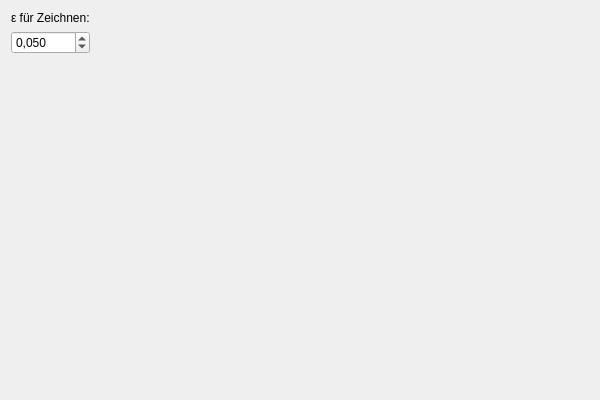
<?xml version="1.0" encoding="UTF-8"?>
<ui version="4.0">
 <class>MainWindow</class>
 <widget class="QMainWindow" name="MainWindow">
  <property name="geometry">
   <rect>
    <x>0</x>
    <y>0</y>
    <width>600</width>
    <height>400</height>
   </rect>
  </property>
  <property name="windowTitle">
   <string>MainWindow</string>
  </property>
  <property name="locale">
   <locale language="German" country="Germany"/>
  </property>
  <widget class="QWidget" name="centralWidget">
   <layout class="QHBoxLayout" name="horizontalLayout_2">
    <item>
     <layout class="QVBoxLayout" name="verticalLayout">
      <item>
       <widget class="QLabel" name="label">
        <property name="text">
         <string>ε für Zeichnen:</string>
        </property>
       </widget>
      </item>
      <item>
       <widget class="QDoubleSpinBox" name="doubleSpinBox_epsilon_draw">
        <property name="decimals">
         <number>3</number>
        </property>
        <property name="minimum">
         <double>0.001000000000000</double>
        </property>
        <property name="maximum">
         <double>1.000000000000000</double>
        </property>
        <property name="singleStep">
         <double>0.010000000000000</double>
        </property>
        <property name="value">
         <double>0.050000000000000</double>
        </property>
       </widget>
      </item>
      <item>
       <spacer name="verticalSpacer">
        <property name="orientation">
         <enum>Qt::Vertical</enum>
        </property>
        <property name="sizeHint" stdset="0">
         <size>
          <width>20</width>
          <height>40</height>
         </size>
        </property>
       </spacer>
      </item>
     </layout>
    </item>
    <item>
     <widget class="GLWidget" name="glwidget" native="true">
      <property name="sizePolicy">
       <sizepolicy hsizetype="Expanding" vsizetype="Preferred">
        <horstretch>0</horstretch>
        <verstretch>0</verstretch>
       </sizepolicy>
      </property>
      <layout class="QHBoxLayout" name="horizontalLayout"/>
     </widget>
    </item>
   </layout>
  </widget>
 </widget>
 <layoutdefault spacing="6" margin="11"/>
 <customwidgets>
  <customwidget>
   <class>GLWidget</class>
   <extends>QWidget</extends>
   <header>glwidget.h</header>
   <container>1</container>
  </customwidget>
 </customwidgets>
 <resources/>
 <connections/>
</ui>
